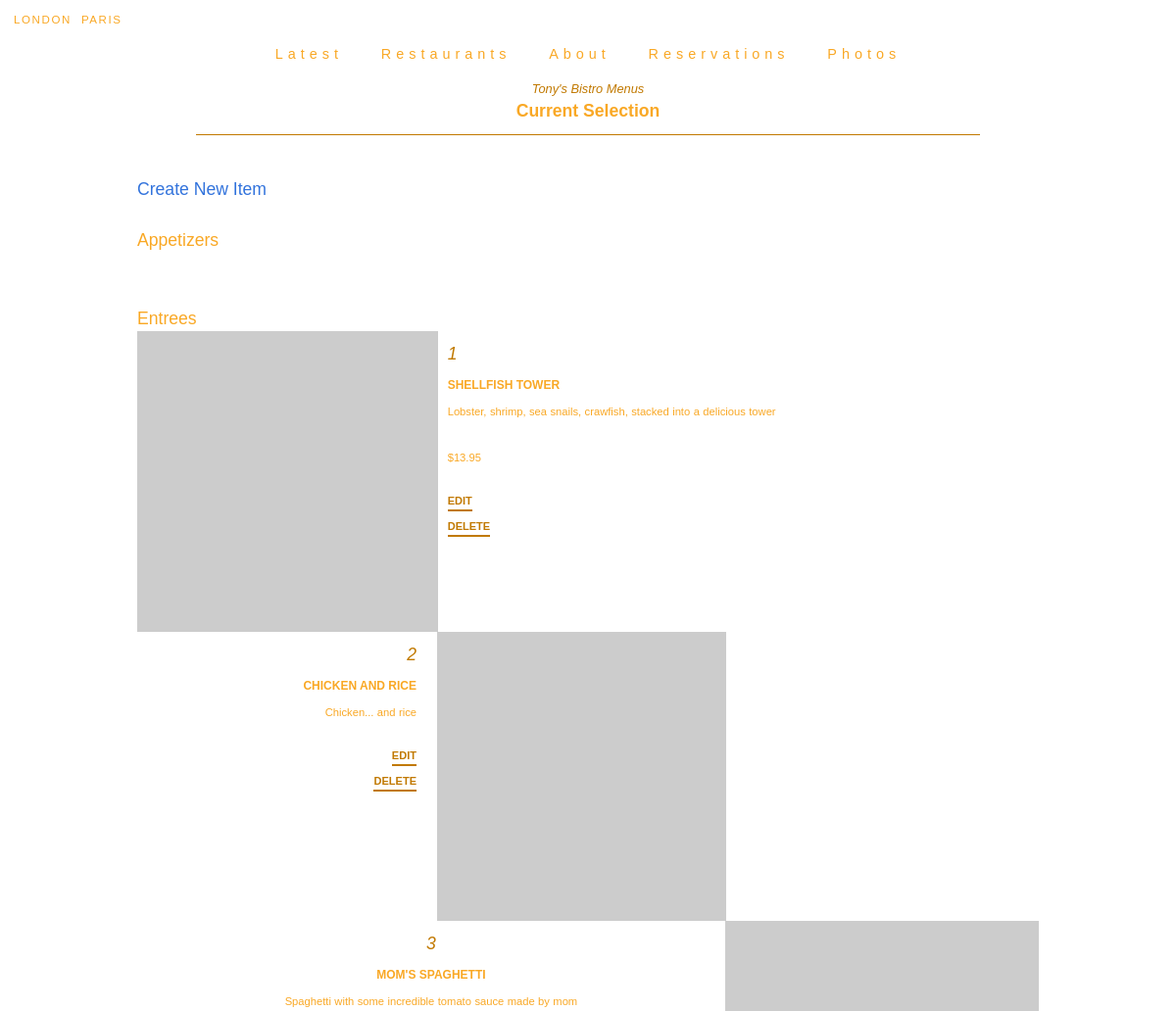
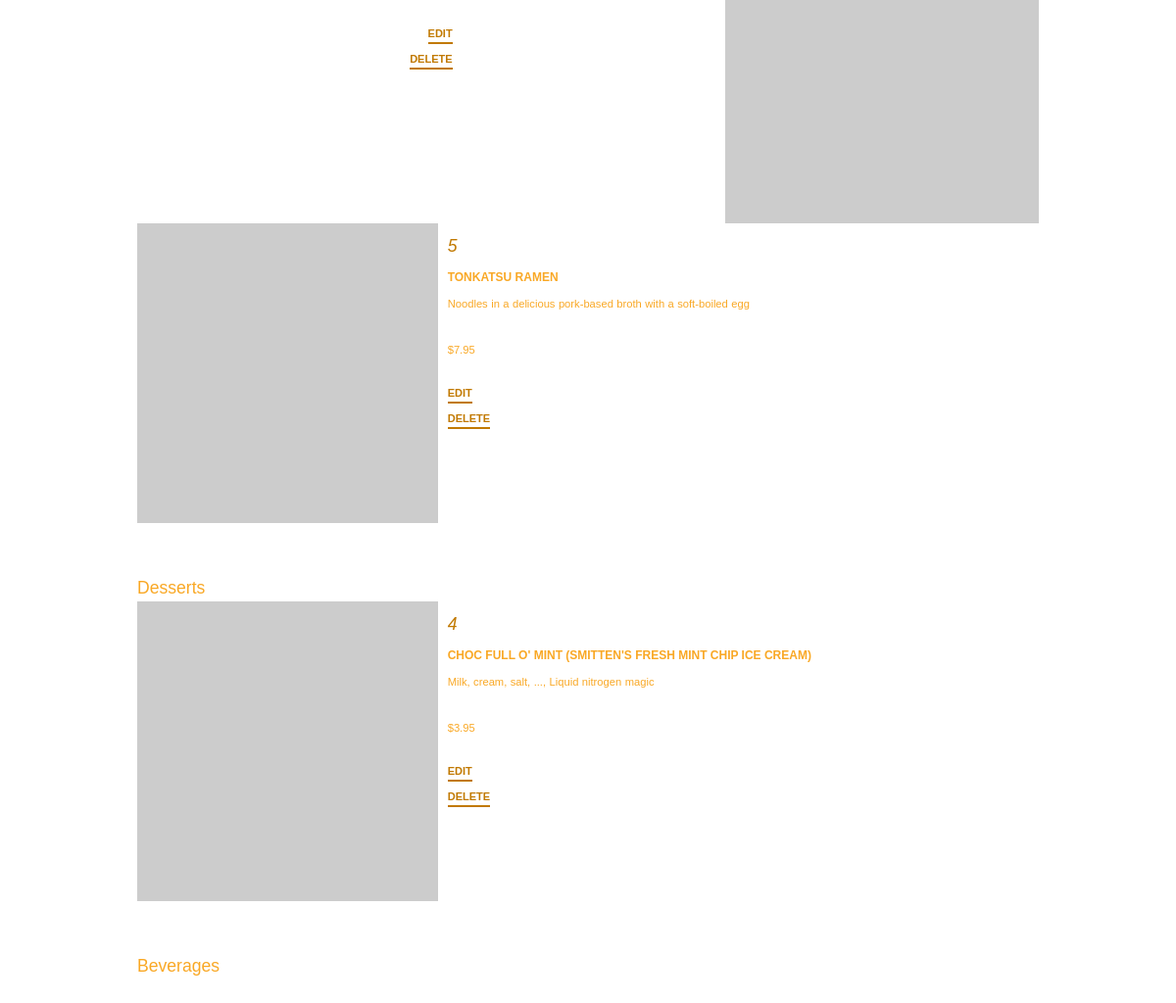
/restaurant/5/menu/, run on the app's committed database (2 pictures, top to bottom).
### database_setup.py (models this page shows, shortened)
class Restaurant(BASE):
    __tablename__ = 'restaurant'
    id = Column(Integer, primary_key=True)
    name = Column(String(250), nullable=False)
    description = Column(String(1000), nullable=False)
    image = Column(String(1000), nullable=False)

class MenuItem(BASE):
    __tablename__ = 'menu_item'
    id = Column(Integer, primary_key=True)
    course = Column(String(250))
    description = Column(String(250))
    name = Column(String(80), nullable=False)
    price = Column(String(8))
    restaurant_id = Column(Integer, ForeignKey('restaurant.id'))
    restaurant = relationship(Restaurant)

### item_catalog.py (the view)
@APP.route('/restaurant/<int:restaurant_id>/')
@APP.route('/restaurant/<int:restaurant_id>/menu/')
def show_menu(restaurant_id):
    restaurant = SESSION.query(Restaurant).filter_by(id=restaurant_id).one()
    items = SESSION.query(MenuItem).filter_by(
        restaurant_id=restaurant_id).all()
    return render_template('menus.html', items=items, restaurant=restaurant)

### templates/menus.html (shortened to what this page needs)
{% extends "./partial/base.html" %} {% block title %}About{% endblock %} {% block tabs %} {% endblock %} {% block content
%}
<section class="menu-section container">
	<div class="menu-heading">
		<h4> {{ restaurant.name }} Menus</h4>
		<h2>Current Selection</h2>
		<hr/>
	</div>
	<div class='pane'>
		 {% if items !=[] %}
		<a href="{{url_for('new_menu_item', restaurant_id = restaurant.id )}}">Create New Item</a>
		<h2>Appetizers</h2>
			{% set indexs = {'i': 1} %}
		<h2>Entrees</h2>
		{% set indexs = {'i': 1} %}
		<ul>
			{% for i in items %} {% if i.course == 'Entree' %} {% if indexs.i % 3 == 0 %}
			<li class="columns menu-columns">
				<div class="column menu-column menu-text-column fourth">
					<h3 class="menu-item-number text-left">{{loop.index}}</h3>
					<h4 class="menu-ingriedents text-left">{{i.name}}</h4>
					<p class="menu-item-text text-left">{{i.description}}</p>
					<ul class="menu-links">
						<li><a class="menu-link" href='{{url_for('edit_menu_item', restaurant_id = restaurant.id, menu_id=i.id ) }}'>Edit</li>
						<li><a class="menu-link" href='{{url_for('delete_menu_item', restaurant_id = restaurant.id, menu_id=i.id ) }}' >Delete</a></li>
					</ul>
				</div>
				<figure class="column menu-column">
					<img class="" src="{{restaurant.image}}" alt="placeholder">
				</figure>
        	</li>{% if indexs.update({'i': 1}) %}{% endif %}
			{% elif indexs.i %2 == 0 %}{% if indexs.update({'i': 3}) %}{% endif %}
			<li class="columns menu-columns">
				<div class="column menu-column menu-text-column third">
					<h3 class="menu-item-number">{{loop.index}}</h3>
					<h4 class="menu-ingriedents">{{i.name}}</h4>
					<p class="menu-item-text">{{i.description}}</p>
					<ul class="menu-links">
						<li><a class="menu-link" href='{{url_for('edit_menu_item', restaurant_id = restaurant.id, menu_id=i.id ) }}'>Edit</li>
                    <li><a class="menu-link" href='{{url_for('delete_menu_item', restaurant_id = restaurant.id, menu_id=i.id ) }}' >Delete</a></li>
					</ul>
				</div>
				<figure class="column menu-column">
					<img class="" src="{{restaurant.image}}" alt="placeholder">
				</figure>
				<div class="column"></div>
			</li>
			{% elif indexs.i %1 == 0 %}{% if indexs.update({'i': 2}) %}{% endif %}
			<li class="columns menu-columns">
				<figure class="column menu-column second">
					<img class="" src="{{restaurant.image}}" alt="placeholder">
				</figure>
				<div class="column menu-column menu-text-column text-left is-two-thirds">
					<h3 class="menu-item-number">{{loop.index}}</h3>
					<h4 class="menu-ingriedents">{{i.name}}</h4>
					<p class="menu-item-text text-left">{{i.description}}</p>
					<p class="menu-item-text text-left">{{i.price}}</p>
					<ul class="menu-links">
						<li><a class="menu-link" href='{{url_for('edit_menu_item', restaurant_id = restaurant.id, menu_id=i.id ) }}'>Edit</li>
                    <li><a class="menu-link" href='{{url_for('delete_menu_item', restaurant_id = restaurant.id, menu_id=i.id ) }}' >Delete</a></li>
					</ul>
				</div>
			</li>
			{% endif %}
			{% endif %} {% endfor %}
		</ul>
		<h2>Desserts</h2>
		<ul>
			{% set indexs = {'i': 1} %}
			{% for i in items %} {% if i.course == 'Dessert' %}
			{% if indexs.i % 3 == 0 %}
			<li class="columns menu-columns">
				<div class="column menu-column menu-text-column fourth">
					<h3 class="menu-item-number text-left">{{loop.index}}</h3>
					<h4 class="menu-ingriedents text-left">{{i.name}}</h4>
					<p class="menu-item-text text-left">{{i.description}}</p>
					<ul class="menu-links">
						<li><a class="menu-link" href='{{url_for('edit_menu_item', restaurant_id = restaurant.id, menu_id=i.id ) }}'>Edit</li>
						<li><a class="menu-link" href='{{url_for('delete_menu_item', restaurant_id = restaurant.id, menu_id=i.id ) }}' >Delete</a></li>
					</ul>
				</div>
				<figure class="column menu-column">
					<img class="" src="{{restaurant.image}}" alt="placeholder">
				</figure>
        	</li>{% if indexs.update({'i': 1}) %}{% endif %}
			{% elif indexs.i %1 == 0 %}{% if indexs.update({'i': 2}) %}{% endif %}
			<li class="columns menu-columns">
				<figure class="column menu-column second">
					<img class="" src="{{restaurant.image}}" alt="placeholder">
				</figure>
				<div class="column menu-column menu-text-column text-left is-two-thirds">
					<h3 class="menu-item-number">{{loop.index}}</h3>
					<h4 class="menu-ingriedents">{{i.name}}</h4>
					<p class="menu-item-text text-left">{{i.description}}</p>
					<p class="menu-item-text text-left">{{i.price}}</p>
					<ul class="menu-links">
						<li><a class="menu-link" href='{{url_for('edit_menu_item', restaurant_id = restaurant.id, menu_id=i.id ) }}'>Edit</li>
                    <li><a class="menu-link" href='{{url_for('delete_menu_item', restaurant_id = restaurant.id, menu_id=i.id ) }}' >Delete</a></li>
					</ul>
				</div>
			</li>
			{% endif %}
			{% endif %} {% endfor %}
		</ul>
		<h2>Beverages</h2>
		{% set indexs = {'i': 1} %}
		 {% else %}
		<p> You currently have no menu items.
			<p>
				<a href="{{url_for('new_menu_item', restaurant_id = restaurant.id )}}">Create New Item</a> {% endif %}
	</div>
	</section>
	{% endblock %}

### static/css/main.css (style rules this page uses)
* { box-sizing: border-box; }
body { background-image: url('../img/restaurant.jpg'); background-position: top; background-size: cover; color: #F9A825; font-family: 'Source Sans Pro', sans-serif; font-size: 1.1rem; height: 100vh; }
.about-section, .carosel-section, .menu-section, .reservation-section { padding: 0 20px; }
.menu-columns { margin: 0px!important; }
.menu-column { box-sizing: border-box; display: flex; flex-direction: column; padding: 0px; margin: 0px; }
.fourth { align-items: center; flex: none; width: 65.2%; }
.third { align-items: flex-end; padding-right: 11px; }
.second { align-items: flex-start; text-align: right; }
.menu-item-number, .menu-ingriedents, .menu-item-text { margin: 10px; }
.menu-heading { padding: 0px 10px 30px 10px; text-align: center; }
.menu-heading h4 { color: #c17900; font-size: 0.8rem; font-style: italic; }
.menu-heading h2 { font-weight: bold; }
.menu-heading hr { background-color: #c17900; margin: 10px 50px 12px 50px; }
.menu-item-number { color: #c17900; font-style: italic; }
.menu-ingriedents { font-size: 0.75rem; font-weight: 600; margin: 0 10px 0px 10px; text-transform: uppercase; }
.menu-text-column { text-align: right; }
.menu-item-text { font-size: 0.7rem; text-align: right; margin-bottom: 20px; padding: 0 0px; word-spacing: 0.02rem; }
.menu-links { margin: 0 10px 10px 10px; }
.menu-link { border-bottom: 2px solid #c17900; color: #c17900; font-size: 0.69rem; font-weight: bold; padding: 0 0 3px 0; text-transform: uppercase; }
.text-left { text-align: left!important; }

### data on the page
Restaurant: name "Tony's Bistro"
MenuItem: name "SHELLFISH TOWER", description "Lobster, shrimp, sea snails, crawfish, stacked into a delicious tower", price "$13.95"
MenuItem: name "CHICKEN AND RICE", description "Chicken... and rice"
MenuItem: name "MOM'S SPAGHETTI", description "Spaghetti with some incredible tomato sauce made by mom"
MenuItem: name "TONKATSU RAMEN", description "Noodles in a delicious pork-based broth with a soft-boiled egg", price "$7.95"
MenuItem: name "CHOC FULL O' MINT (SMITTEN'S FRESH MINT CHIP ICE CREAM)", description "Milk, cream, salt, ..., Liquid nitrogen magic", price "$3.95"
